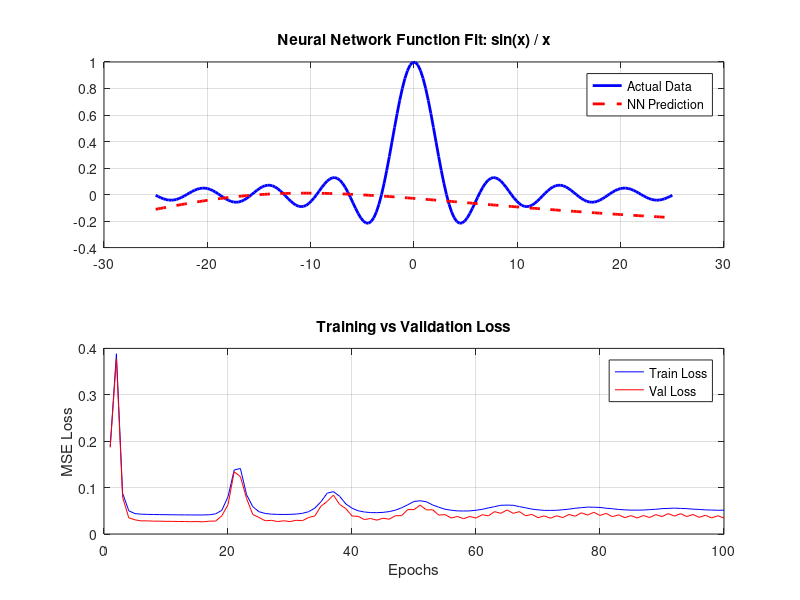

The MATLAB script that drew this image:
% 66_deep_learning_sinc.m
% UniLab Deep Learning: Function Approximation for sin(x)/x

clear all;
close all;
clc;

disp('🧠 UniLab Deep Learning: Sinc Function Approximation');
disp('==================================================');

%% 1. Function Approximation with Neural Network
disp('--- 1. Fitting f(x) = sin(x) / x ---');

% Data Generation
X = linspace(-25, 25, 200)';
% Use a small epsilon to avoid division by zero at x = 0
epsilon = 1e-10;
y = sin(X + epsilon) ./ (X + epsilon);

% Normalization for Sigmoid activation
X_min = min(X); X_max = max(X);
X_norm = (X - X_min) / (X_max - X_min);
y_min = min(y); y_max = max(y);
y_norm = (y - y_min) / (y_max - y_min);

% Train/Validation Split (80/20)
indices = randperm(200);
train_idx = indices(1:160);
val_idx = indices(161:200);

X_train = reshape(X_norm(train_idx), 160, 1); 
y_train = reshape(y_norm(train_idx), 160, 1);
X_val = reshape(X_norm(val_idx), 40, 1); 
y_val = reshape(y_norm(val_idx), 40, 1);

% Manual Neural Network (1 -> 64 -> 64 -> 1)
% Xavier Initialization
W1 = randn(1, 64) * sqrt(1/1); b1 = zeros(1, 64);
W2 = randn(64, 64) * sqrt(1/64); b2 = zeros(1, 64);
W3 = randn(64, 1) * sqrt(1/64); b3 = zeros(1, 1);

% RMSprop parameters
lr = 0.002;
beta = 0.9;
eps_opt = 1e-8;
mW1 = zeros(size(W1)); mb1 = zeros(size(b1));
mW2 = zeros(size(W2)); mb2 = zeros(size(b2));
mW3 = zeros(size(W3)); mb3 = zeros(size(b3));

epochs = 100;
train_loss_hist = zeros(epochs, 1);
val_loss_hist = zeros(epochs, 1);

for epoch = 1:epochs
    % Forward Pass (Train)
    z1 = X_train * W1 + b1;
    a1 = tanh(z1); 
    z2 = a1 * W2 + b2;
    a2 = tanh(z2);
    z3 = a2 * W3 + b3;
    a3 = z3; % Linear output for regression
    
    % Loss (MSE)
    err = a3 - y_train;
    train_loss = mean(err.^2);
    train_loss_hist(epoch) = train_loss;
    
    % Forward Pass (Validation)
    vz1 = X_val * W1 + b1; va1 = tanh(vz1);
    vz2 = va1 * W2 + b2; va2 = tanh(vz2);
    vz3 = va2 * W3 + b3; va3 = vz3;
    val_loss = mean((va3 - y_val).^2);
    val_loss_hist(epoch) = val_loss;
    
    % Backward Pass
    d_z3 = 2 * err / length(X_train);
    d_W3 = a2' * d_z3;
    d_b3 = sum(d_z3, 1);
    
    d_a2 = d_z3 * W3';
    d_z2 = d_a2 .* (1 - a2.^2);
    d_W2 = a1' * d_z2;
    d_b2 = sum(d_z2, 1);
    
    d_a1 = d_z2 * W2';
    d_z1 = d_a1 .* (1 - a1.^2);
    d_W1 = X_train' * d_z1;
    d_b1 = sum(d_z1, 1);
    
    % Update (RMSprop)
    mW3 = beta * mW3 + (1-beta) * d_W3.^2;
    mb3 = beta * mb3 + (1-beta) * d_b3.^2;
    W3 = W3 - lr * d_W3 ./ (sqrt(mW3) + eps_opt);
    b3 = b3 - lr * d_b3 ./ (sqrt(mb3) + eps_opt);
    
    mW2 = beta * mW2 + (1-beta) * d_W2.^2;
    mb2 = beta * mb2 + (1-beta) * d_b2.^2;
    W2 = W2 - lr * d_W2 ./ (sqrt(mW2) + eps_opt);
    b2 = b2 - lr * d_b2 ./ (sqrt(mb2) + eps_opt);
    
    mW1 = beta * mW1 + (1-beta) * d_W1.^2;
    mb1 = beta * mb1 + (1-beta) * d_b1.^2;
    W1 = W1 - lr * d_W1 ./ (sqrt(mW1) + eps_opt);
    b1 = b1 - lr * d_b1 ./ (sqrt(mb1) + eps_opt);
    
    if mod(epoch, 100) == 0
        disp(['Epoch ', num2str(epoch), ': Train Loss = ', num2str(train_loss), ', Val Loss = ', num2str(val_loss)]);
    end
end

% Final Prediction
z1_f = X_norm * W1 + b1; a1_f = tanh(z1_f);
z2_f = a1_f * W2 + b2; a2_f = tanh(z2_f);
y_pred_norm = a2_f * W3 + b3;
y_pred = y_pred_norm * (y_max - y_min) + y_min;

% Plotting Results
disp(' ');
disp('--- 2. Visualization ---');
figure;
subplot(2, 1, 1);
plot(X, y, 'b', 'LineWidth', 2); hold on;
plot(X, y_pred, 'r--', 'LineWidth', 2);
title('Neural Network Function Fit: sin(x) / x');
legend('Actual Data', 'NN Prediction');
grid on;

subplot(2, 1, 2);
plot(1:epochs, train_loss_hist, 'b'); hold on;
plot(1:epochs, val_loss_hist, 'r');
title('Training vs Validation Loss');
xlabel('Epochs'); ylabel('MSE Loss');
legend('Train Loss', 'Val Loss');
grid on;

disp('Deep Learning Sinc Session Complete.');
